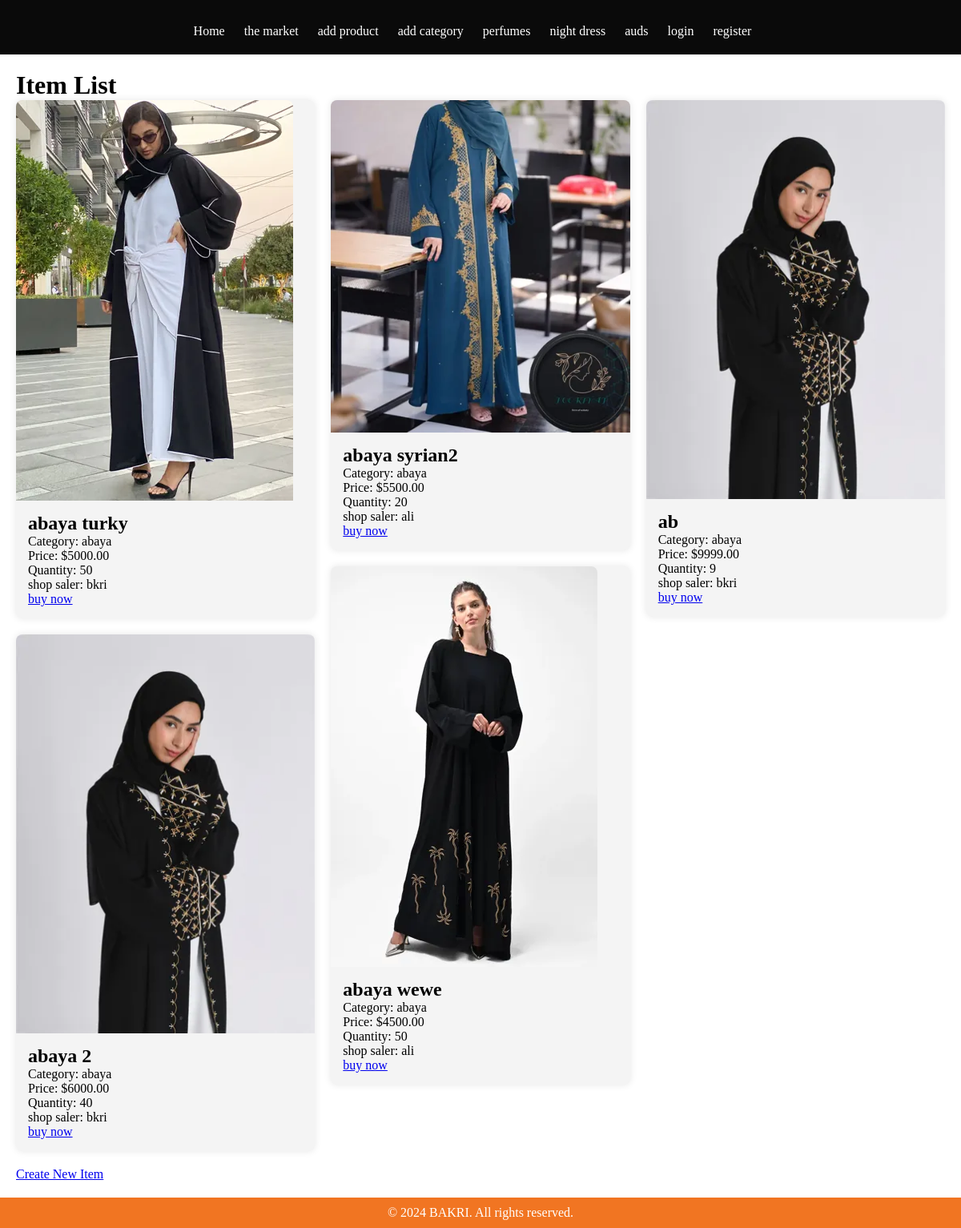
The page /list_it/ on the database as committed earlier.
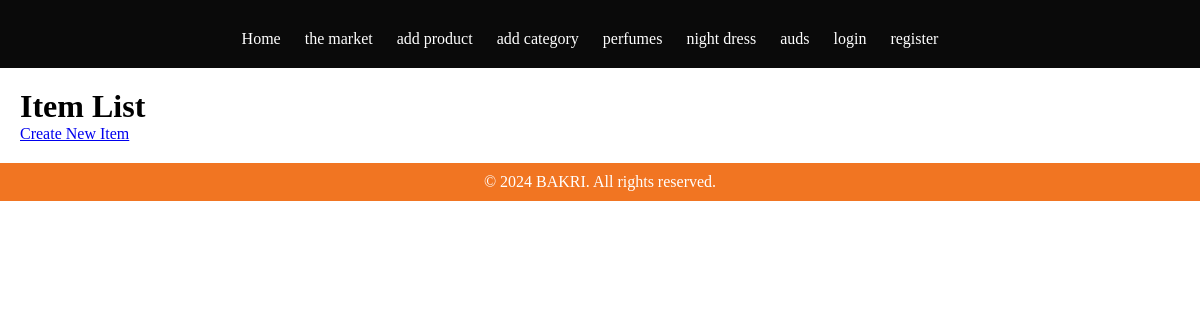
The same page on the database as committed later.
### prod/models.py (models this page shows, shortened)
class Product(models.Model):
    user = models.ForeignKey(User, on_delete=models.CASCADE, related_name='products')
    category = models.ForeignKey(Category, on_delete=models.CASCADE)
    name = models.CharField(max_length=255)
    cost_price = models.DecimalField(max_digits=10, decimal_places=2)
    quantity = models.PositiveIntegerField(default=0)
    image = models.ImageField(upload_to='product_images/', null=True, blank=True)
    video = models.FileField(upload_to='product_videos/', null=True, blank=True,)
    date_post = models.DateField(default=timezone.now)

class Category(models.Model):
    name = models.CharField(max_length=100)
    def __str__(self):
        return self.name

### users/views.py (the view)
# urls.py: path('list_it/', list_it, name='list_it'),
def list_it(request):
    prode = Product.objects.all()
    return render(request, 'tweets/list.html', {'prode':prode})

### tweets/templates/tweets/list.html (shortened to what this page needs)
{% extends 'base.html' %}
{% block content %}
    <h1>Item List</h1>
    <div class="masonry">
        {% for item in prode %}
        {% if not item.item_video %}
        <div class="item">
            {% if item.image %}
            <img src="{{ item.image.url }}" alt="{{ item.name }}">
            {% else %}
            {{ item.name }}
            {% endif %}
            <div class="item-content">
                <h2>{{ item.name }}</h2>
                <p>Category: {{ item.category }}</p>
                <p>Price: ${{ item.cost_price }}</p>
                <p>Quantity: {{ item.quantity }}</p>
                <p>shop saler: {{ item.user.username }}</p>
                <p><a href="#">buy now</a>
            </div>
        </div>
        {% endif %}
        {% endfor %}
    </div>
    <a href="{% url 'product_create' %}">Create New Item</a>
{% endblock %}

Rows that differ between the two databases and show on the page:
removed Product: image (picture), name "abaya turky", category "abaya", cost_price "5000.00", quantity "50", user.username "bkri"
removed Product: image (picture), name "abaya 2", category "abaya", cost_price "6000.00", quantity "40", user.username "bkri"
removed Product: image (picture), name "abaya syrian2", category "abaya", cost_price "5500.00", quantity "20", user.username "ali"
removed Product: image (picture), name "abaya wewe", category "abaya", cost_price "4500.00", quantity "50", user.username "ali"
removed Product: image (picture), name "ab", category "abaya", cost_price "9999.00", quantity "9", user.username "bkri"
